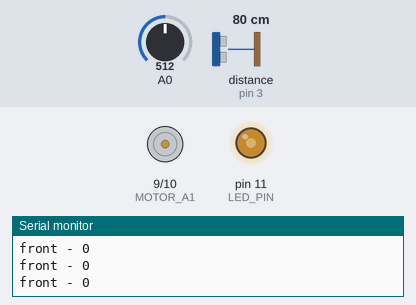
The sketch below on a simulated Arduino Uno, built with avr-gcc and run on an emulated ATmega328P. On the bench: motor-driver pin pairs drawn as motors (green arrow = first pin HIGH = forward, orange = second pin HIGH = backward, longer = more drive), output pins drawn as LEDs (lit = HIGH), the last lines printed to the serial monitor. Wiring (inferred from the names in the program): ultrasonic range finder: trigger pin 2; echo pin 3. The test bench sets the inputs (shaded band); at power-on: A0 = 512, distance to the obstacle (sensor on pin 3) 80 cm. The echo pulse lasts 58.3 µs per cm; pins used as bus, display or sensor lines are not drawn.

Above: at 1.2 s.
1.3 s: A0 set to 520
At 2.4 s:
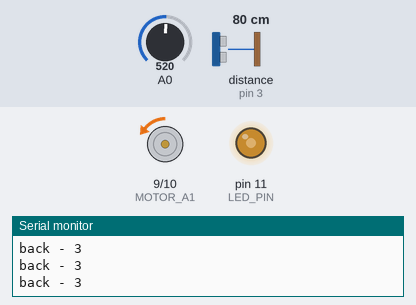
2.8 s: A0 set to 511
At 3.3 s:
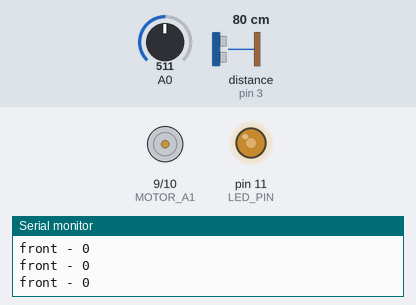
4.3 s: distance to the obstacle (sensor on pin 3) set to 2 cm
At 5.5 s:
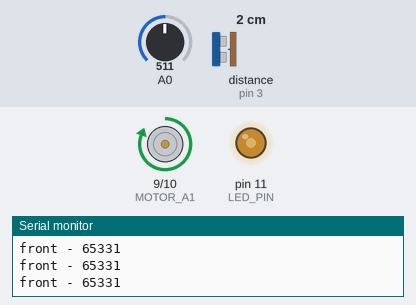
5.8 s: A0 set to 716
At 6.6 s:
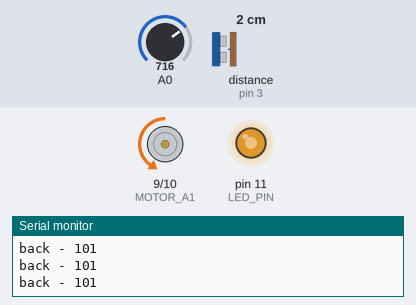
7.3 s: A0 set to 900
At 8.1 s:
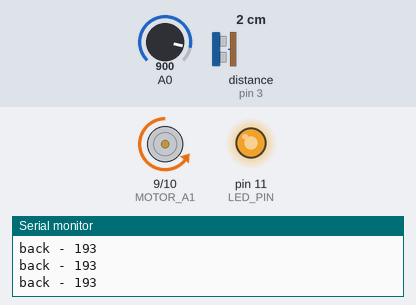
8.8 s: A0 set to 727
At 9.2 s:
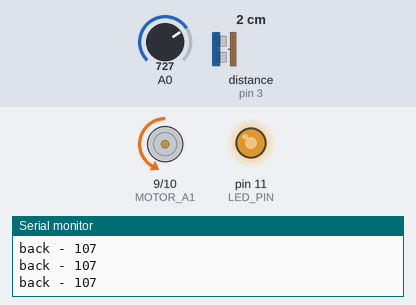
10.3 s: A0 set to 704
Timing chart, 0 to 12.8 s (numbered marks = the images above; inputs shaded):
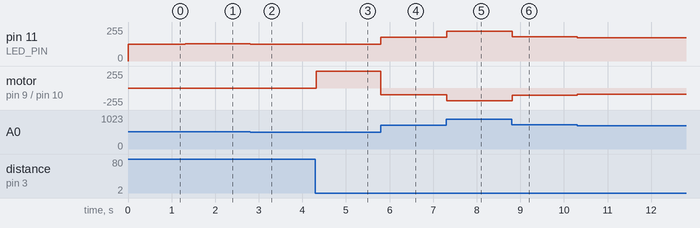

Measured:
- after the input at 1.3 s, pin 11 (LED_PIN): 127/255 → 129/255 at once; motor on pin 9 (MOTOR_A1) / pin 10 (MOTOR_A2): stopped → backward 3/255 at once
- after the input at 2.8 s, pin 11 (LED_PIN): 129/255 → 127/255 at once; motor on pin 9 (MOTOR_A1) / pin 10 (MOTOR_A2): backward 3/255 → stopped at once
- after the input at 4.3 s, motor on pin 9 (MOTOR_A1) / pin 10 (MOTOR_A2): stopped → forward 255/255 at once
- after the input at 5.8 s, pin 11 (LED_PIN): 127/255 → 178/255 at once; motor on pin 9 (MOTOR_A1) / pin 10 (MOTOR_A2): forward 255/255 → backward 101/255 at once
- after the input at 7.3 s, pin 11 (LED_PIN): 178/255 → 224/255 at once; motor on pin 9 (MOTOR_A1) / pin 10 (MOTOR_A2): backward 101/255 → backward 193/255 at once
- after the input at 8.8 s, pin 11 (LED_PIN): 224/255 → 181/255 at once; motor on pin 9 (MOTOR_A1) / pin 10 (MOTOR_A2): backward 193/255 → backward 107/255 at once
- after the input at 10.3 s, pin 11 (LED_PIN): 181/255 → 175/255 at once; motor on pin 9 (MOTOR_A1) / pin 10 (MOTOR_A2): backward 107/255 → backward 95/255 at once

The sketch:

___sensor_velocity.ino
```cpp
#define MOTOR_A1 9
#define MOTOR_A2 10
#define LED_PIN 11
#define TRIG_PIN 2  // 초음파 트리거 핀
#define ECHO_PIN 3  // 초음파 에코 핀

void setup() {
  Serial.begin(9600);
  pinMode(A0, INPUT);
  pinMode(MOTOR_A1, OUTPUT);
  pinMode(MOTOR_A2, OUTPUT);
  pinMode(LED_PIN, OUTPUT);
  pinMode(TRIG_PIN, OUTPUT);
  pinMode(ECHO_PIN, INPUT);
}

long getDistance() {
  digitalWrite(TRIG_PIN, LOW);
  delayMicroseconds(2);
  digitalWrite(TRIG_PIN, HIGH);
  delayMicroseconds(10);
  digitalWrite(TRIG_PIN, LOW);
  long duration = pulseIn(ECHO_PIN, HIGH);
  return duration / 29 / 2;
}

void loop() {
  unsigned int vr = map(analogRead(A0), 0, 1023, 0, 511);
  int ledBrightness = map(vr, 0, 511, 0, 255);
  analogWrite(LED_PIN, ledBrightness);

  long distance = getDistance();

  int motorSpeed;
  if (distance > 50) {
      motorSpeed = 255;
  } else if (distance > 20) {
      motorSpeed = map(distance, 20, 50, 100, 255);
  } else {
      motorSpeed = 50;
  }

  if (vr < 256) {
    analogWrite(MOTOR_A1, motorSpeed - vr);
    analogWrite(MOTOR_A2, 0);
    Serial.print("front - ");
    Serial.println(motorSpeed - vr);
  } else {
    analogWrite(MOTOR_A1, 0);
    analogWrite(MOTOR_A2, vr - 256);
    Serial.print("back - ");
    Serial.println(vr - 256);
  }
  delay(10);
}
```
